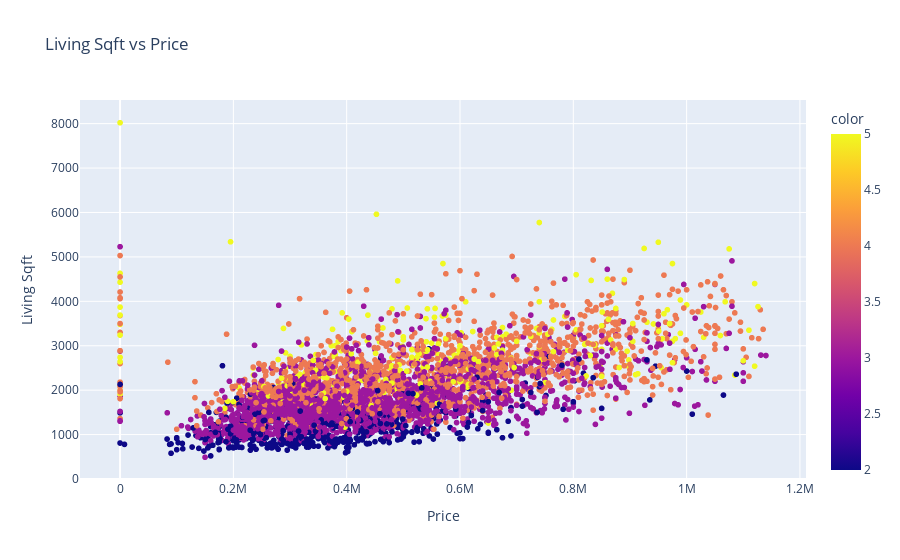

Notebook code cell kept with this figure:
### Code cell
data_sqft = data_no_outliers1[data_no_outliers1['price']<5000000]
fig = px.scatter(x = data_sqft['price'], y= data_sqft['sqft_living'], title='Living Sqft vs Price', color= data_sqft['bedrooms'])

fig.update_layout(
    xaxis=dict(title='Price'),
    yaxis=dict(title='Living Sqft'),
    #margin=dict(l=40, r=40, b=40, t=40)
)

# Display the scatterplot
fig.show()

### Figure 1 — Plotly figure (JSON) as saved in the notebook; plotly's stock layout.template omitted (floating-point values rounded to 4 significant figures; data arrays with more than 128 entries replaced by an {"elided": "..."} marker saying what was removed)
{"data": [{"hovertemplate": "x=%{x}<br>y=%{y}<br>color=%{marker.color}<extra></extra>", "legendgroup": "", "marker": {"color": {"elided": "4085 int values"}, "coloraxis": "coloraxis", "symbol": "circle"}, "mode": "markers", "name": "", "showlegend": false, "type": "scattergl", "x": {"elided": "4085 float values"}, "xaxis": "x", "y": {"elided": "4085 int values"}, "yaxis": "y"}], "layout": {"autosize": true, "coloraxis": {"colorbar": {"title": {"text": "color"}}, "colorscale": [[0, "#0d0887"], [0.1111, "#46039f"], [0.2222, "#7201a8"], [0.3333, "#9c179e"], [0.4444, "#bd3786"], [0.5556, "#d8576b"], [0.6667, "#ed7953"], [0.7778, "#fb9f3a"], [0.8889, "#fdca26"], [1, "#f0f921"]]}, "legend": {"tracegroupgap": 0}, "title": {"text": "Living Sqft vs Price"}, "xaxis": {"anchor": "y", "autorange": true, "domain": [0, 1], "range": [-69030.0, 1209000.0], "title": {"text": "Price"}, "type": "linear"}, "yaxis": {"anchor": "x", "autorange": true, "domain": [0, 1], "range": [-131.4, 8641.0], "title": {"text": "Living Sqft"}, "type": "linear"}}}
